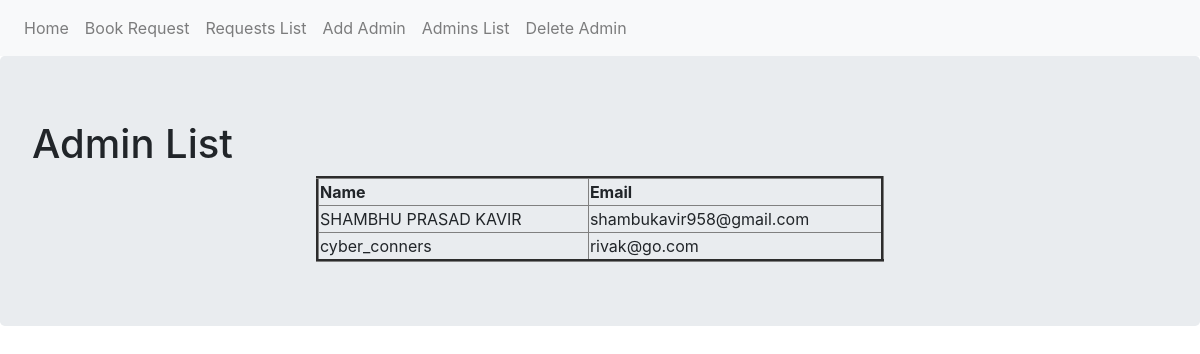
/admin_list, run on an earlier commit of the app's database.
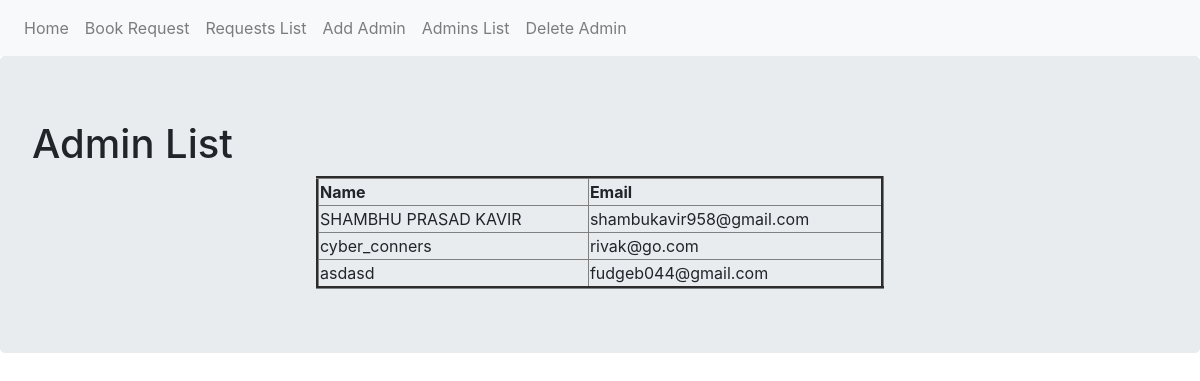
And on a later commit of the database.
### base.py (models this page shows, shortened)
class AdminManagement(db.Model):
    __tablename__ = 'Admins'
    id = db.Column(db.Integer, primary_key = True)
    name = db.Column(db.String(80), nullable=False)
    email = db.Column(db.String(80), nullable=False)

### base.py (the view)
@app.route('/admin_list')
def admin_list():
    list = AdminManagement.query.all()
    return render_template('admin_list.html', list=list)

### templates/admin_list.html
{% extends "base.html" %}
{% block content %}
<div class="jumbotron">
  <h1>Admin List</h1>
  <table border="3" height="50%" width="50%" align="center"
  style="border-spacing: 10px 0;">
    <thead>
      <tr>
        <th>Name</th>
        <th>Email</th>
      </tr>
    </thead>
    <tbody>
      {% for i in list %}
      <tr>
        <td>{{ i.name }}</td>
        <td>{{ i.email }}</td>
      </tr>
      {% endfor %}
    </tbody>
  </table>
</div>
{% endblock %}

What changed in the data, as far as the page shows it:
added AdminManagement: name "asdasd", email "fudgeb044@gmail.com"
